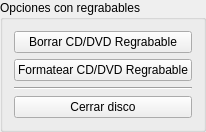
           <widget class="QGroupBox" name="groupBox_9">
            <property name="title">
             <string>Opciones con regrabables</string>
            </property>
            <layout class="QGridLayout" name="gridLayout_16">
             <item row="0" column="0">
              <widget class="QPushButton" name="pushButton_13">
               <property name="toolTip">
                <string>Borrado de disco regrabables</string>
               </property>
               <property name="statusTip">
                <string>Borrado de disco regrabables</string>
               </property>
               <property name="whatsThis">
                <string>Borrado de disco regrabables</string>
               </property>
               <property name="text">
                <string>Borrar CD/DVD Regrabable</string>
               </property>
               <property name="icon">
                <iconset resource="recoverdrake.qrc">
                 <normaloff>:/Imagenes/borrar.png</normaloff>:/Imagenes/borrar.png</iconset>
               </property>
               <property name="iconSize">
                <size>
                 <width>25</width>
                 <height>25</height>
                </size>
               </property>
              </widget>
             </item>
             <item row="1" column="0">
              <widget class="QPushButton" name="pushButton_15">
               <property name="toolTip">
                <string>Formateo de disco regrabables</string>
               </property>
               <property name="statusTip">
                <string>Formateo de disco regrabables</string>
               </property>
               <property name="whatsThis">
                <string>Formateo de disco regrabables</string>
               </property>
               <property name="text">
                <string>Formatear CD/DVD Regrabable</string>
               </property>
               <property name="icon">
                <iconset resource="recoverdrake.qrc">
                 <normaloff>:/Imagenes/borrar.png</normaloff>:/Imagenes/borrar.png</iconset>
               </property>
               <property name="iconSize">
                <size>
                 <width>25</width>
                 <height>25</height>
                </size>
               </property>
              </widget>
             </item>
             <item row="3" column="0">
              <widget class="QPushButton" name="pushButton_19">
               <property name="toolTip">
                <string>Terminar grabacion. Ya no se prodra </string>
               </property>
               <property name="statusTip">
                <string>Terminar grabacion. Ya no se prodra </string>
               </property>
               <property name="whatsThis">
                <string>Terminar grabacion. Ya no se prodra </string>
               </property>
               <property name="text">
                <string>Cerrar disco</string>
               </property>
               <property name="icon">
                <iconset resource="recoverdrake.qrc">
                 <normaloff>:/Imagenes/stop.png</normaloff>:/Imagenes/stop.png</iconset>
               </property>
               <property name="iconSize">
                <size>
                 <width>25</width>
                 <height>25</height>
                </size>
               </property>
              </widget>
             </item>
             <item row="2" column="0">
              <widget class="Line" name="line_7">
               <property name="orientation">
                <enum>Qt::Horizontal</enum>
               </property>
              </widget>
             </item>
            </layout>
           </widget>
